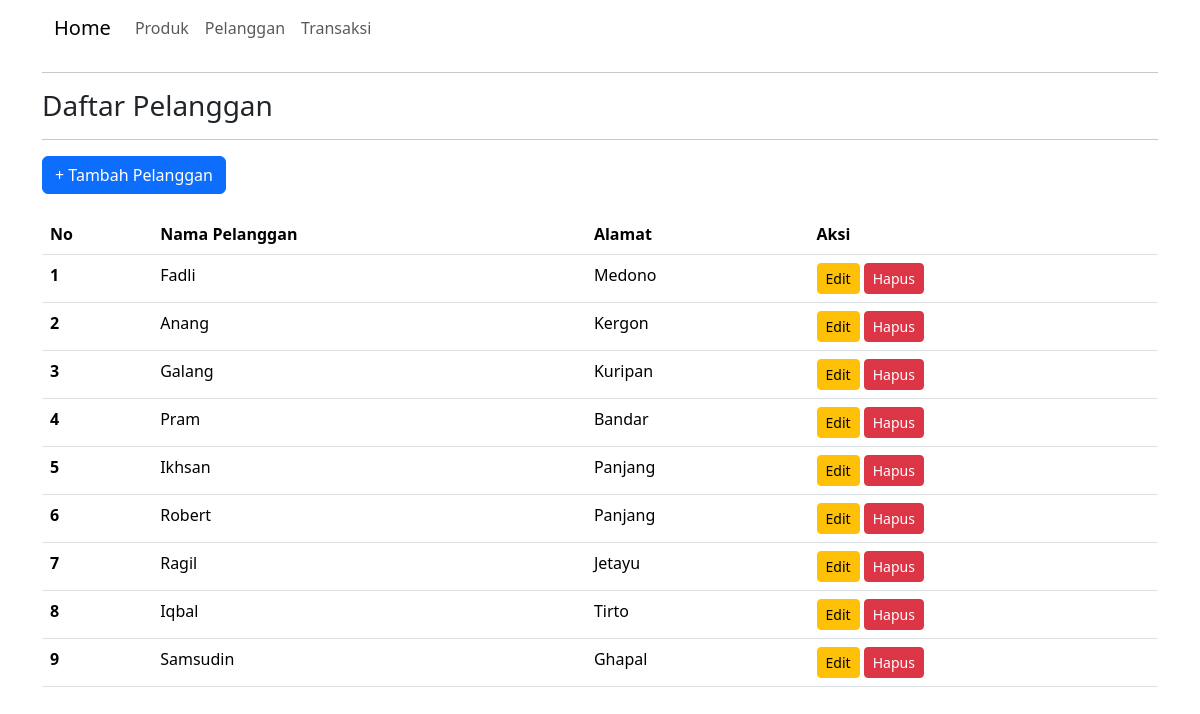
The app's page /index.php?action=pelanggan (signed in) with its own data.
### tables this page shows
CREATE TABLE `pelanggan` (
  `id_pelanggan` int(11) NOT NULL,
  `nama` varchar(255) DEFAULT NULL,
  `alamat` varchar(255) DEFAULT NULL
);

### app/Controllers/PelangganController.php (called while the page is built, shortened)
<?php
require_once 'app/Models/Pelanggan.php';
class PelangganController
{
    private $pelanggan;
    public function __construct()
    {
        $this->pelanggan = new Pelanggan();
    }
    public function daftarPelanggan()
    {
        $data = $this->pelanggan->tampilkanSemuaPelanggan();
        require 'app/Views/pelanggan_view.php';
    }
}
?>

### config/database.php (called while the page is built, shortened)
<?php
class Database {
    private $host = "localhost";
    private $user = "root";
    private $password = "";
    private $dbname = "dbtoko";
    private $conn;
    private function connect() {
        $this->conn = new mysqli($this->host, $this->user, $this->password, $this->dbname);
    }
    public function getConnection() {
        return $this->conn;
    }
}
?>

### app/Models/Pelanggan.php (called while the page is built, shortened)
<?php
require_once 'config/database.php';
class Pelanggan {
    private $conn;
    public function __construct() {
        $database = new Database();
        $this->conn = $database->getConnection();
    }
    public function tampilkanSemuaPelanggan() {
        $sql = "SELECT * FROM pelanggan";
        $result = $this->conn->query($sql);
        return $result->fetch_all(MYSQLI_ASSOC);
    }
}
?>

### app/Views/pelanggan_view.php (the view, shortened to what this page needs)
<!doctype html>
<html lang="en">
<head>
    <link href="https://cdn.jsdelivr.net/npm/bootstrap@5.3.3/dist/css/bootstrap.min.css" rel="stylesheet"
>
</head>
<body>
    <div class="container">
        <nav class="navbar navbar-expand-lg bg-body-transparent">
            <div class="container-fluid">
                <a class="navbar-brand" href="index.php?action=index">Home</a>
                <div class="collapse navbar-collapse" id="navbarSupportedContent">
                    <ul class="navbar-nav me-auto mb-2 mb-lg-0">
                        <li class="nav-item">
                            <a class="nav-link" href="index.php?action=produk">Produk</a>
                        </li>
                        <li class="nav-item">
                            <a class="nav-link" href="index.php?action=pelanggan">Pelanggan</a>
                        </li>
                        <li class="nav-item">
                            <a class="nav-link" href="index.php?action=transaksi">Transaksi</a>
                        </li>
                </div>
            </div>
        </nav>
        <hr>
        <h3>Daftar Pelanggan</h3>
        <hr>
        <div style="display: flex; justify-content: space-between; align-items: center; margin-bottom: 20px;">
            <a href="index.php?action=pelanggan&subaction=tambah" class="btn btn-primary">+ Tambah Pelanggan</a>
        </div>
        <table class="table">
            <thead>
                <tr>
                    <th scope="col">No</th>
                    <th scope="col">Nama Pelanggan</th>
                    <th scope="col">Alamat</th>
                    <th scope="col">Aksi</th>
                </tr>
            </thead>
            <tbody>
                <?php
                $nomor = 1;
                foreach ($data as $dataPelanggan): ?>
                    <tr>
                        <th scope="row"><?php echo $nomor++; ?></th>
                        <td><?= $dataPelanggan['nama']; ?></td>
                        <td><?= $dataPelanggan['alamat']; ?></td>
                        <td>
                            <a href="index.php?action=pelanggan&subaction=edit&id=<?= $dataPelanggan['id_pelanggan'] ?>"
                                class="btn btn-warning btn-sm">Edit</a>
                            <a href="index.php?action=pelanggan&subaction=hapus&id=<?= $dataPelanggan['id_pelanggan'] ?>"
                                class="btn btn-danger btn-sm" onclick="return confirm('Yakin ingin menghapus?')">Hapus</a>
                        </td>
                    </tr>
                <?php endforeach; ?>
            </tbody>
</body>
</html>

### records on screen
pelanggan: nama "Fadli", alamat "Medono"
pelanggan: nama "Anang", alamat "Kergon"
pelanggan: nama "Galang", alamat "Kuripan"
pelanggan: nama "Pram", alamat "Bandar"
pelanggan: nama "Ikhsan", alamat "Panjang"
pelanggan: nama "Robert", alamat "Panjang"
pelanggan: nama "Ragil", alamat "Jetayu"
pelanggan: nama "Iqbal", alamat "Tirto"
pelanggan: nama "Samsudin", alamat "Ghapal"
